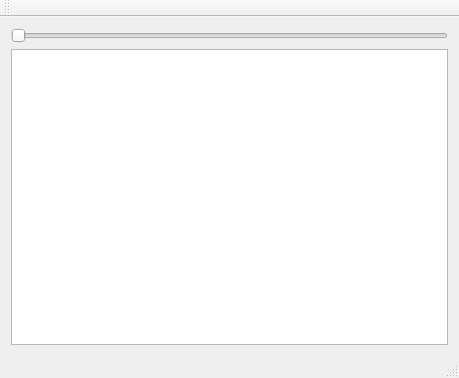
<?xml version="1.0" encoding="UTF-8"?>
<ui version="4.0">
 <class>MainWindow</class>
 <widget class="QMainWindow" name="MainWindow">
  <property name="geometry">
   <rect>
    <x>0</x>
    <y>0</y>
    <width>459</width>
    <height>378</height>
   </rect>
  </property>
  <property name="windowTitle">
   <string>MainWindow</string>
  </property>
  <widget class="QWidget" name="centralWidget">
   <layout class="QGridLayout" name="gridLayout_2">
    <item row="0" column="0">
     <layout class="QGridLayout" name="gridLayout">
      <property name="sizeConstraint">
       <enum>QLayout::SetMinimumSize</enum>
      </property>
      <item row="0" column="0">
       <widget class="QSlider" name="horizontalSlider">
        <property name="minimum">
         <number>1</number>
        </property>
        <property name="maximum">
         <number>10</number>
        </property>
        <property name="orientation">
         <enum>Qt::Horizontal</enum>
        </property>
       </widget>
      </item>
      <item row="1" column="0">
       <widget class="QGraphicsView" name="graphicsView"/>
      </item>
     </layout>
    </item>
   </layout>
  </widget>
  <widget class="QMenuBar" name="menuBar">
   <property name="geometry">
    <rect>
     <x>0</x>
     <y>0</y>
     <width>459</width>
     <height>21</height>
    </rect>
   </property>
  </widget>
  <widget class="QToolBar" name="mainToolBar">
   <attribute name="toolBarArea">
    <enum>TopToolBarArea</enum>
   </attribute>
   <attribute name="toolBarBreak">
    <bool>false</bool>
   </attribute>
  </widget>
  <widget class="QStatusBar" name="statusBar"/>
 </widget>
 <layoutdefault spacing="6" margin="11"/>
 <resources/>
 <connections/>
</ui>
